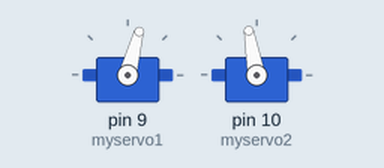
Bench run of a sketch on a simulated Arduino Uno, built with avr-gcc and run on an emulated ATmega328P. Shown: 2 × servo.

Above: at 0.1 s.
At 12.0 s:
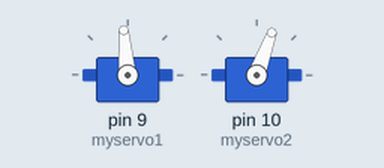
At 20.8 s:
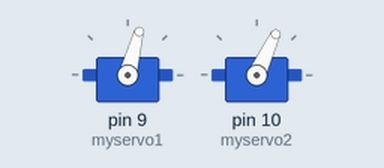
At 35.5 s:
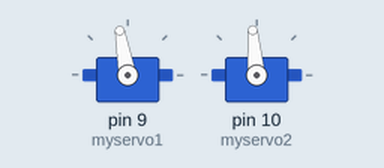
Timing chart, 0 to 40.0 s (numbered marks = the images above):
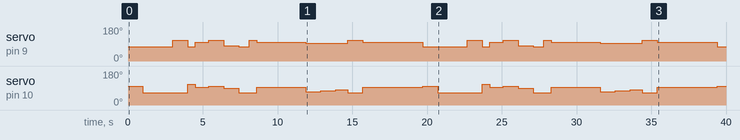

Measured:
- by itself, servo on pin 9 (myservo1): 75° → 110° at 3.0 s, → 75° 1.0 s later, → 100° 0.50 s later, → 110° 0.90 s later, … (24 changes in this stretch)

The sketch:

sketch_jun23b.ino
```cpp
/*
 Controlling a servo position using a potentiometer (variable resistor)
 by Michal Rinott <http://people.interaction-ivrea.it/m.rinott>

 modified on 8 Nov 2013
 by Scott Fitzgerald
 http://www.arduino.cc/en/Tutorial/Knob
*/

#include <Servo.h>

Servo myservo1;  // create servo object to control a servo
Servo myservo2;  // create servo object to control a servo

int potpin1 = 0;  // analog pin used to connect the potentiometer
int potpin2 = 1;  // analog pin used to connect the potentiometer
int val1;    // variable to read the value from the analog pin
int val2;    // variable to read the value from the analog pin
int inp;

void setup() {
  Serial.begin(9600); // Serial comm begin at 9600bps
  myservo1.attach(9);  // attaches the servo on pin 9 to the servo object
  myservo2.attach(10);  // attaches the servo on pin 9 to the servo object
  val1 = 100;
  val2 = 95;
}

void loop() {
  // val1 = analogRead(potpin1);            // reads the value of the potentiometer (value between 0 and 1023)
  // val2 = analogRead(potpin2);            // reads the value of the potentiometer (value between 0 and 1023)
  // val1 = map(val1, 0, 1023, 75, 125);     // scale it to use it with the servo (value between 0 and 180)
  // val2 = map(val2, 0, 1023, 60, 115);     // scale it to use it with the servo (value between 0 and 180)
  myservo1.write(75);                  // sets the servo position according to the scaled value
  myservo2.write(100);                  // sets the servo position according to the scaled value
  delay(1000);                           // waits for the servo to get there

  myservo1.write(75);                  // sets the servo position according to the scaled value
  myservo2.write(65);                  // sets the servo position according to the scaled value
  delay(2000);                           // waits for the servo to get there

  myservo1.write(110);                  // sets the servo position according to the scaled value
  myservo2.write(65);                  // sets the servo position according to the scaled value
  delay(1000);                           // waits for the servo to get there

  myservo1.write(75);                  // sets the servo position according to the scaled value
  myservo2.write(110);                  // sets the servo position according to the scaled value
  delay(500);                           // waits for the servo to get there

  myservo1.write(100);                  // sets the servo position according to the scaled value
  myservo2.write(95);                  // sets the servo position according to the scaled value
  delay(900);                           // waits for the servo to get there

  myservo1.write(110);                  // sets the servo position according to the scaled value
  myservo2.write(100);                  // sets the servo position according to the scaled value
  delay(1000);                           // waits for the servo to get there

  myservo1.write(80);                  // sets the servo position according to the scaled value
  myservo2.write(90);                  // sets the servo position according to the scaled value
  delay(1000);                           // waits for the servo to get there

  myservo1.write(75);                  // sets the servo position according to the scaled value
  myservo2.write(65);                  // sets the servo position according to the scaled value
  delay(700);                           // waits for the servo to get there

  myservo1.write(110);                  // sets the servo position according to the scaled value
  myservo2.write(65);                  // sets the servo position according to the scaled value
  delay(500);                           // waits for the servo to get there

  myservo1.write(100);                  // sets the servo position according to the scaled value
  myservo2.write(95);                  // sets the servo position according to the scaled value
  delay(3300);                           // waits for the servo to get there

  myservo1.write(95);                  // sets the servo position according to the scaled value
  myservo2.write(70);                  // sets the servo position according to the scaled value
  delay(1000);                           // waits for the servo to get there

  myservo1.write(95);                  // sets the servo position according to the scaled value
  myservo2.write(75);                  // sets the servo position according to the scaled value
  delay(1000);                           // waits for the servo to get there

  myservo1.write(95);                  // sets the servo position according to the scaled value
  myservo2.write(80);                  // sets the servo position according to the scaled value
  delay(800);                           // waits for the servo to get there

  myservo1.write(110);                  // sets the servo position according to the scaled value
  myservo2.write(65);                  // sets the servo position according to the scaled value
  delay(1000);                           // waits for the servo to get there

  myservo1.write(val1);                  // sets the servo position according to the scaled value
  myservo2.write(val2);                  // sets the servo position according to the scaled value
  delay(4000);                           // waits for the servo to get there


}
```
